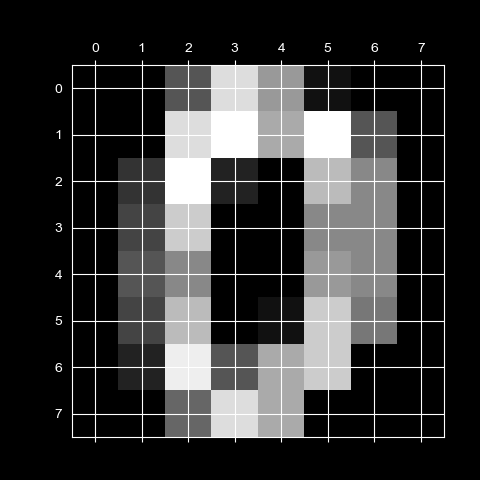
#> input picture algorithm/1-knn/test2.png, 480 x 480 px
$ jupyter execute --allow-errors 2knn_practice.ipynb
#> lines starting #> are read from the running program, lines starting #| are printed output that depends on the picture
# Homework:
1. use KNN to classify the handwritten digits dataset, which is a common dataset in machine learning. The dataset contains 1797 samples of handwritten digits (0-9) represented as 8x8 pixel images. Each image is flattened into a 64-dimensional feature vector. Your task is to implement KNN to classify these digits and evaluate the accuracy of your model.
2. dataset: manualNumber.csv
3. test image: test2.png and test1.png

[cell 1]
import pandas as pd
import matplotlib.pyplot as plt
import numpy as np
import seaborn as sns
from sklearn.model_selection import train_test_split
from sklearn.neighbors import KNeighborsClassifier
from sklearn.metrics import accuracy_score
from sklearn.preprocessing import StandardScaler
from sklearn.preprocessing import MinMaxScaler
from sklearn.model_selection import GridSearchCV
import joblib
import warnings
warnings.filterwarnings('ignore')

#> (a cell that did not finish here is left out)

#> (a cell that did not finish here is left out)

#> (a cell that did not finish here is left out)

Scaler:
MinMaxScaler: (x - min) / (max - min) (clear boundary)
StandardScaler: (x - mean) / std (gaussian distribution)
RobustScaler: (x - median) / IQR (robust to outliers)
Normalizer: x / ||x|| (normalize samples individually)

[cell 5]
# data transformation
# transformer = StandardScaler()
transformer = MinMaxScaler()
#> (the rest of this cell did not finish here and is left out)

#> (a cell that did not finish here is left out)

#> (a cell that did not finish here is left out)

[cell 8]
# choose knn classifier set k = 1, use GridSearchCV to find the best k value
knn_model = KNeighborsClassifier(n_neighbors=1)
#> (the rest of this cell did not finish here and is left out)

[cell 9]
knn_model_3 = KNeighborsClassifier(n_neighbors=3)
#> (the rest of this cell did not finish here and is left out)

[cell 10]
# test pages
# plt.imread default read the png image normlized to [0, 1], but if the image is in uint8 format, it will be read as [0, 255]
test_img = plt.imread('./test2.png')
#> test_img is the input picture: shape (480, 480, 4) float32; mean R, G, B, A 0.212, 0.212, 0.212, 1
print(test_img.min(), test_img.max())
#| 0.0 1.0
if len(test_img.shape) == 3:
    test_img = test_img.mean(axis=2) # convert to grayscale
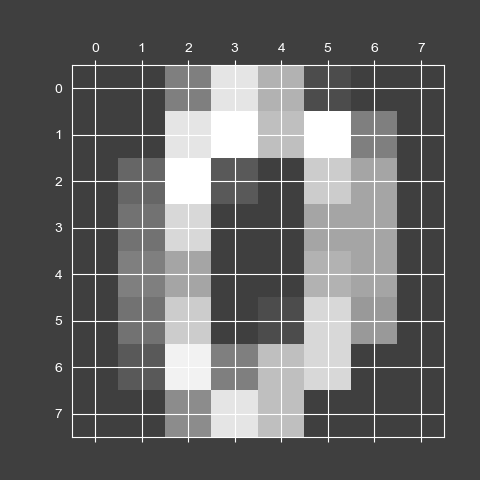
#> test_img: shape (480, 480) float32; min 0.25, max 1, mean 0.409
from skimage.transform import resize
test_img = resize(test_img, (28, 28), anti_aliasing=True)
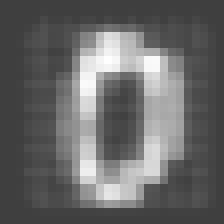
#> test_img: shape (28, 28) float32 (shown 8 times larger); min 0.25, max 0.998, mean 0.409
if test_img.max() > 1:
    test_img = test_img / 255.0 # normalize to [0, 1]
test_img = test_img.reshape(1, -1) # reshape to 1 * (28*28)
#test_img = transformer.transform(test_img) # already normalized don't need to transform
#> (the rest of this cell did not finish here and is left out)
